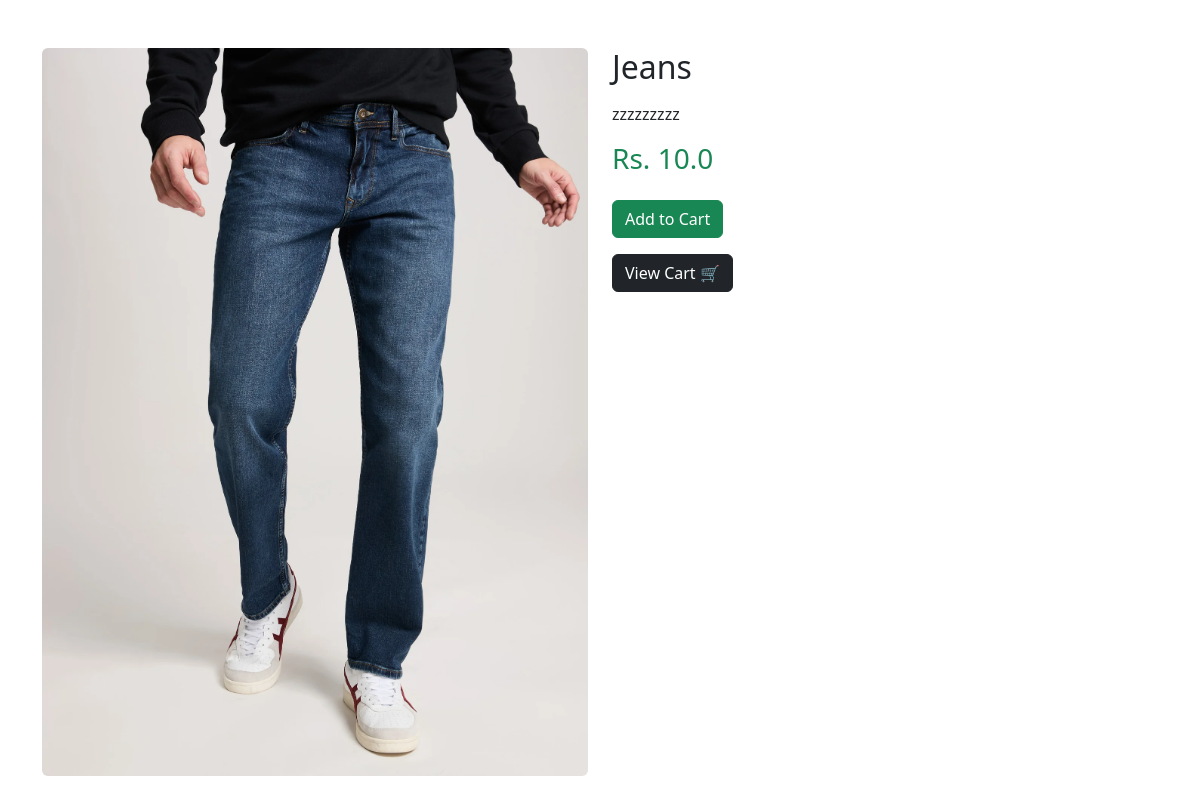
Screenshot of /product/2/ with the database file from the repository.
### shop/models.py (models this page shows, shortened)
class Product(models.Model):
    name = models.CharField(max_length=100)
    price = models.FloatField()
    category = models.ForeignKey(Category, on_delete=models.CASCADE)
    description = models.TextField(blank=True)
    image_filename = models.CharField(max_length=200, blank=True, null=True)

### myapp/views.py (the view)
# urls.py: path('product/<int:id>/', views.product_detail, name='product_detail'),
def product_detail(request, id):
    product = get_object_or_404(Product, id=id)
    return render(request, 'product_detail.html', {'product': product})

### shop/templates/product_detail.html (shortened to what this page needs)
    <!DOCTYPE html>
<html lang="en">
<head>
    <link href="https://cdn.jsdelivr.net/npm/bootstrap@5.3.0/dist/css/bootstrap.min.css" rel="stylesheet">
</head>
<body>
<div class="container mt-5">
    <div class="row">
        <div class="col-md-6">
            {% load static %}
            {% if product.image_filename %}
                <img src="{% static 'images/products/'|add:product.image_filename %}" class="img-fluid rounded" alt="{{ product.name }}">
            {% elif product.image %}
                <img src="{{ product.image.url }}" class="img-fluid rounded" alt="{{ product.name }}">
            {% else %}
                <img src="https://via.placeholder.com/400x400?text=No+Image" class="img-fluid rounded">
            {% endif %}
        </div>
        <div class="col-md-6">
            <h2>{{ product.name }}</h2>
            <p class="mt-3">
                {{ product.description }}
            </p>
            <h3 class="text-success">
                Rs. {{ product.price }}
            </h3>
            <button class="btn btn-success mt-3" onclick="alert('Cart feature coming soon!')">
                Add to Cart
            </button>
            <br>
            <a href="javascript:void(0);" class="btn btn-dark mt-3" onclick="alert('Cart page coming soon!')">
                View Cart 🛒
            </a>
        </div>
    </div>
</div>
</body>
</html>

### rows the page displays
Product: image_filename (picture), name "Jeans", description "zzzzzzzzz", price "10.0"
